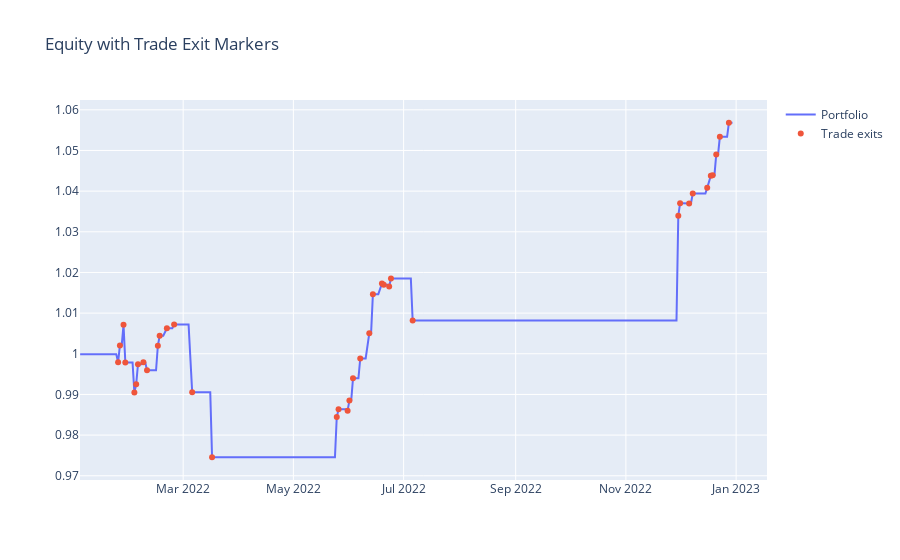
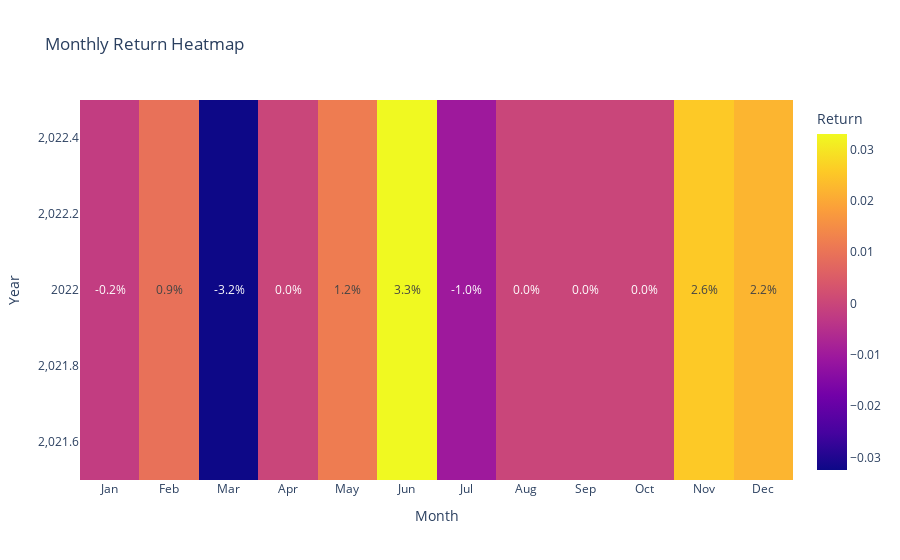

Notebook source saved alongside these figures, in order:
### Code cell
import pandas as pd, plotly.graph_objects as go, plotly.express as px

# Trade exit markers
tr_path = ROOT/'data'/'pnl_demo_trades.csv'
if tr_path.exists():
    tr = pd.read_csv(tr_path, parse_dates=['entry_time','exit_time'])
    exits = tr[['exit_time','symbol','side']].copy()
    exits['y'] = eq['portfolio_equity'].reindex(exits['exit_time']).values
    fig2 = go.Figure()
    fig2.add_trace(go.Scatter(x=eq.index, y=eq['portfolio_equity'], name='Portfolio'))
    fig2.add_trace(go.Scatter(x=exits['exit_time'], y=exits['y'], mode='markers',
                              marker=dict(size=6), name='Trade exits'))
    fig2.update_layout(title='Equity with Trade Exit Markers')
    fig2.show()

# Monthly heatmap
eq_monthly = (1+eq['portfolio_equity'].pct_change().fillna(0)).resample('M').prod()-1
heat = eq_monthly.to_frame('ret').reset_index()
heat['Year']=heat['ts'].dt.year; heat['Month']=heat['ts'].dt.month_name().str[:3]
pivot = heat.pivot(index='Year', columns='Month', values='ret').fillna(0)
months = ['Jan','Feb','Mar','Apr','May','Jun','Jul','Aug','Sep','Oct','Nov','Dec']
pivot = pivot.reindex(columns=[m for m in months if m in pivot.columns])
px.imshow(pivot, text_auto='.1%', aspect='auto', origin='lower',
          labels=dict(color='Return'), title='Monthly Return Heatmap').show()

### Figure 1 — Plotly figure (JSON) as saved in the notebook; plotly's stock layout.template omitted (floating-point values rounded to 4 significant figures; data arrays with more than 128 entries replaced by an {"elided": "..."} marker saying what was removed)
{"data": [{"name": "Portfolio", "type": "scatter", "x": {"elided": "309 str values"}, "y": {"elided": "309 float values"}}, {"marker": {"size": 6}, "mode": "markers", "name": "Trade exits", "type": "scatter", "x": ["2022-01-24T00:00:00.000000000", "2022-01-25T00:00:00.000000000", "2022-01-27T00:00:00.000000000", "2022-01-28T00:00:00.000000000", "2022-02-02T00:00:00.000000000", "2022-02-03T00:00:00.000000000", "2022-02-04T00:00:00.000000000", "2022-02-07T00:00:00.000000000", "2022-02-09T00:00:00.000000000", "2022-02-15T00:00:00.000000000", "2022-02-16T00:00:00.000000000", "2022-02-20T00:00:00.000000000", "2022-02-24T00:00:00.000000000", "2022-03-06T00:00:00.000000000", "2022-03-17T00:00:00.000000000", "2022-05-25T00:00:00.000000000", "2022-05-26T00:00:00.000000000", "2022-05-31T00:00:00.000000000", "2022-06-01T00:00:00.000000000", "2022-06-03T00:00:00.000000000", "2022-06-07T00:00:00.000000000", "2022-06-12T00:00:00.000000000", "2022-06-14T00:00:00.000000000", "2022-06-19T00:00:00.000000000", "2022-06-20T00:00:00.000000000", "2022-06-23T00:00:00.000000000", "2022-06-24T00:00:00.000000000", "2022-07-06T00:00:00.000000000", "2022-11-30T00:00:00.000000000", "2022-12-01T00:00:00.000000000", "2022-12-06T00:00:00.000000000", "2022-12-08T00:00:00.000000000", "2022-12-16T00:00:00.000000000", "2022-12-18T00:00:00.000000000", "2022-12-19T00:00:00.000000000", "2022-12-21T00:00:00.000000000", "2022-12-23T00:00:00.000000000", "2022-12-28T00:00:00.000000000"], "y": [0.9979, 1.002, 1.007, 0.9979, 0.9905, 0.9925, 0.9974, 0.9979, 0.996, 1.002, 1.004, 1.006, 1.007, 0.9905, 0.9746, 0.9844, 0.9864, 0.986, 0.9885, 0.994, 0.9989, 1.005, 1.015, 1.017, 1.017, 1.017, 1.019, 1.008, 1.034, 1.037, 1.037, 1.039, 1.041, 1.044, 1.044, 1.049, 1.053, 1.057]}], "layout": {"title": {"text": "Equity with Trade Exit Markers"}}}

### Figure 2 — Plotly figure (JSON) as saved in the notebook; plotly's stock layout.template omitted (floating-point values rounded to 4 significant figures)
{"data": [{"coloraxis": "coloraxis", "hovertemplate": "Month: %{x}<br>Year: %{y}<br>Return: %{z}<extra></extra>", "name": "0", "texttemplate": "%{z:.1%}", "type": "heatmap", "x": ["Jan", "Feb", "Mar", "Apr", "May", "Jun", "Jul", "Aug", "Sep", "Oct", "Nov", "Dec"], "xaxis": "x", "y": [2022], "yaxis": "y", "z": [[-0.002038, 0.00938, -0.03243, 0.0, 0.01175, 0.03299, -0.01015, 0.0, 0.0, 0.0, 0.02557, 0.0221]]}], "layout": {"coloraxis": {"colorbar": {"title": {"text": "Return"}}, "colorscale": [[0, "#0d0887"], [0.1111, "#46039f"], [0.2222, "#7201a8"], [0.3333, "#9c179e"], [0.4444, "#bd3786"], [0.5556, "#d8576b"], [0.6667, "#ed7953"], [0.7778, "#fb9f3a"], [0.8889, "#fdca26"], [1, "#f0f921"]]}, "title": {"text": "Monthly Return Heatmap"}, "xaxis": {"anchor": "y", "domain": [0, 1], "title": {"text": "Month"}}, "yaxis": {"anchor": "x", "autorange": true, "domain": [0, 1], "title": {"text": "Year"}}}}
